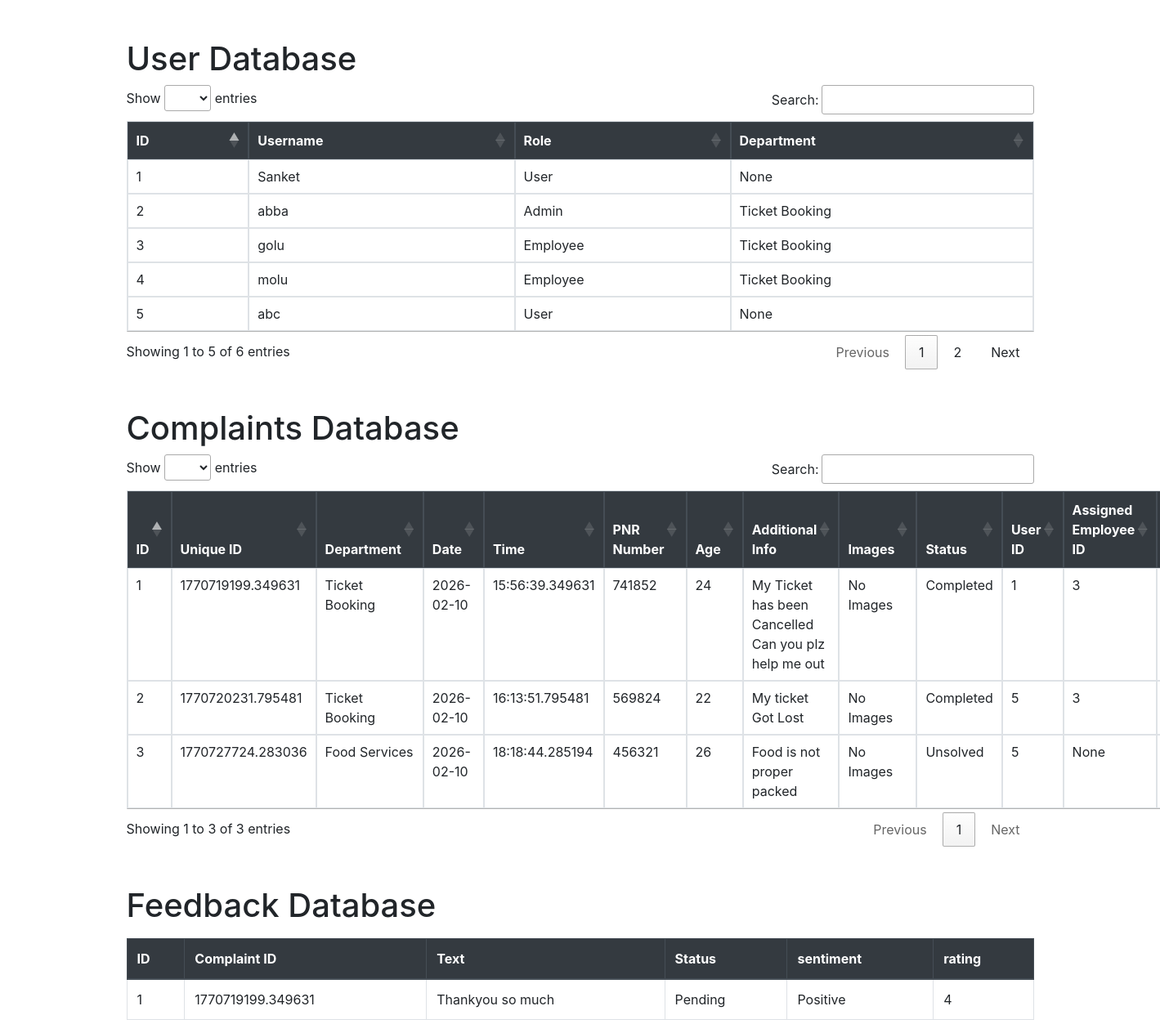
Screenshot of /view_database with the database file from the repository.
### models.py (models this page shows, shortened)
class User(db.Model, UserMixin):
    __tablename__ = 'user'
    id = db.Column(db.Integer, primary_key=True)
    username = db.Column(db.String(150), unique=True, nullable=False)
    password = db.Column(db.String(255), nullable=False)   # Increased size for hashed passwords
    role = db.Column(db.String(50), nullable=False)
    department = db.Column(db.String(100), nullable=True)
    complaints = relationship(
        'Complaint',
        back_populates='user',
        foreign_keys='Complaint.user_id',
        cascade="all, delete"
    )
    assigned_complaints = relationship(
        'Complaint',
        back_populates='assigned_employee',
        foreign_keys='Complaint.assigned_employee_id'
    )

class Complaint(db.Model):
    __tablename__ = 'complaint'
    id = db.Column(db.Integer, primary_key=True)
    unique_id = db.Column(db.String, unique=True, nullable=False)
    department = db.Column(db.String, nullable=False)
    date = db.Column(db.Date, nullable=False)
    time = db.Column(db.Time, nullable=False)
    pnr_no = db.Column(db.String, nullable=False)
    age = db.Column(db.Integer, nullable=False)
    additional_info = db.Column(db.Text, nullable=True)
    images = db.Column(db.String, nullable=True)
    status = db.Column(db.String(20), default='Unsolved')
    urgency = db.Column(db.Integer, default=0)
    user_id = db.Column(db.Integer, db.ForeignKey('user.id'), nullable=False)
    assigned_employee_id = db.Column(db.Integer, db.ForeignKey('user.id'), nullable=True)
    user = relationship(
        'User',
        back_populates='complaints',
        foreign_keys=[user_id]
    )
    assigned_employee = relationship(
        'User',
        back_populates='assigned_complaints',
        foreign_keys=[assigned_employee_id]
    )
    feedbacks = db.relationship(
        'Feedback',
        back_populates='complaint',
        cascade="all, delete",
        lazy=True
    )

class Feedback(db.Model):
    __tablename__ = 'feedbacks'
    id = db.Column(db.Integer, primary_key=True)
    complaint_id = db.Column(db.Integer, db.ForeignKey('complaint.id'), nullable=False)
    feedback_text = db.Column(db.Text, nullable=False)
    status = db.Column(db.String(20), default='Pending')
    sentiment = db.Column(db.String(50), nullable=True)
    rating = db.Column(db.Integer, nullable=True)
    created_at = db.Column(db.DateTime, default=datetime.utcnow)
    complaint = relationship('Complaint', back_populates='feedbacks')

### app.py (the view)
@app.route('/view_database')
def view_database():
    users = User.query.all()  # Fetch all users from the User table
    complaints = Complaint.query.all()  # Fetch all complaints from the Complaint table
    feedbacks = Feedback.query.all()
    return render_template('database.html', users=users, complaints=complaints, feedbacks=feedbacks)

### templates/database.html (shortened to what this page needs)
<!DOCTYPE html>
<html lang="en">
<head>
    <link rel="stylesheet" href="https://stackpath.bootstrapcdn.com/bootstrap/4.5.2/css/bootstrap.min.css">
    <link rel="stylesheet" href="https://cdn.datatables.net/1.13.1/css/jquery.dataTables.min.css">
</head>
<body>
    <div class="container">
        <h1 class="mt-5">User Database</h1>
        <table id="userTable" class="table table-bordered table-hover mt-3">
            <thead class="thead-dark">
                <tr>
                    <th>ID</th>
                    <th>Username</th>
                    <th>Role</th>
                    <th>Department</th>
                </tr>
            </thead>
            <tbody>
                {% for user in users %}
                <tr>
                    <td>{{ user.id }}</td>
                    <td>{{ user.username }}</td>
                    <td>{{ user.role }}</td>
                    <td>{{ user.department }}</td>
                </tr>
                {% endfor %}
            </tbody>
        </table>
        <h1 class="mt-5">Complaints Database</h1>
        <table id="complaintTable" class="table table-bordered table-hover mt-3">
            <thead class="thead-dark">
                <tr>
                    <th>ID</th>
                    <th>Unique ID</th>
                    <th>Department</th>
                    <th>Date</th>
                    <th>Time</th>
                    <th>PNR Number</th>
                    <th>Age</th>
                    <th>Additional Info</th>
                    <th>Images</th>
                    <th>Status</th>
                    <th>User ID</th>
                    <th>Assigned Employee ID</th>
                    <th>urgency</th>
                </tr>
            </thead>
            <tbody>
                {% for complaint in complaints %}
                <tr>
                    <td>{{ complaint.id }}</td>
                    <td>{{ complaint.unique_id }}</td>
                    <td>{{ complaint.department }}</td>
                    <td>{{ complaint.date }}</td>
                    <td>{{ complaint.time }}</td>
                    <td>{{ complaint.pnr_no }}</td>
                    <td>{{ complaint.age }}</td>
                    <td>{{ complaint.additional_info }}</td>
                    <td>
                        {% if complaint.images %}
                            <a href="{{ url_for('static', filename='uploads/' + complaint.images) }}" target="_blank">View Images</a>
                        {% else %}
                            No Images
                        {% endif %}
                    </td>
                    <td>{{ complaint.status }}</td>
                    <td>{{ complaint.user_id }}</td>
                    <td>{{ complaint.assigned_employee_id }}</td>
                    <td>{{ complaint.urgency }}</td>
                </tr>
                {% endfor %}
            </tbody>
        </table>
        <h1 class="mt-5">Feedback Database</h1>
        <table id="feedbackTable" class="table table-bordered table-hover mt-3">
            <thead class="thead-dark">
                <tr>
                    <th>ID</th>
                    <th>Complaint ID</th>
                    <th>Text</th>
                    <th>Status</th>
                    <th>sentiment</th>
                    <th>rating</th>
                </tr>
            </thead>
            <tbody>
                {% for feedback in feedbacks %}
                <tr>
                    <td>{{ feedback.id }}</td>
                    <td>{{ feedback.complaint.unique_id }}</td>
                    <td>{{ feedback.feedback_text }}</td>
                    <td>{{ feedback.status }}</td>
                    <td>{{ feedback.sentiment }}</td>
                    <td>{{ feedback.rating }}</td>
                </tr>
                {% endfor %}
            </tbody>
        </table>
    </div>
</body>
</html>

### rows the page displays
User: id "1", username "Sanket", role "User", department "None"
User: id "2", username "abba", role "Admin", department "Ticket Booking"
User: id "3", username "golu", role "Employee", department "Ticket Booking"
User: id "4", username "molu", role "Employee", department "Ticket Booking"
User: id "5", username "abc", role "User", department "None"
Complaint: id "1", unique_id "1770719199.349631", department "Ticket Booking", date "2026-02-10", time "15:56:39.349631", pnr_no "741852", age "24", additional_info "My Ticket has been Cancelled Can you plz help me out", images "No Images", status "Completed", user_id "1", assigned_employee_id "3"
Complaint: id "2", unique_id "1770720231.795481", department "Ticket Booking", date "2026-02-10", time "16:13:51.795481", pnr_no "569824", age "22", additional_info "My ticket Got Lost", images "No Images", status "Completed", user_id "5", assigned_employee_id "3"
Complaint: id "3", unique_id "1770727724.283036", department "Food Services", date "2026-02-10", time "18:18:44.285194", pnr_no "456321", age "26", additional_info "Food is not proper packed", images "No Images", status "Unsolved", user_id "5", assigned_employee_id "None"
Feedback: id "1", complaint.unique_id "1770719199.349631", feedback_text "Thankyou so much", status "Pending", sentiment "Positive", rating "4"
